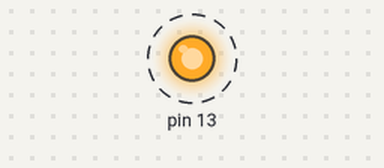
This program was run on a simulated Arduino Uno, built with avr-gcc and run on an emulated ATmega328P. Parts: output pins drawn as LEDs (lit = HIGH). Dashed ring = blinking.

Above: at 0.17 s.
Timing chart, 0 to 3.0 s (numbered marks = the images above):
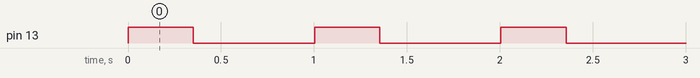

Measured:
- by itself, pin 13: alternates HIGH for 0.35 s and LOW for 0.65 s

The program:

main.cpp
```cpp
#include <commons.hpp>
#include <util/blinker.hpp>
#include <util/controlledSerial.hpp>
#include <shaker/ShakerCalibrateTestBed.hpp>

#define A_VERY_LONG_WAIT 15000

IControlledSerial* pSerial=0;
/** Copied from Blinker.hpp per requirments of Blink Controller **/
IBlinker* pBlinker=0; // assign this in setup();

IWifi* pWifi=0;
IShaker* pShaker=0;

int state=0;

ISR(TIMER0_COMPA_vect){//timer0 interrupt
  if(pBlinker != 0)
    pBlinker->DoBlink();
}

/** End of Copy **/

// the setup function runs once when you press reset or power the board
void setup()
{
	pBlinker = new Blinker();
  pBlinker->SetBlink(NORMAL_BLINK);

  pSerial = new ControlledSerial();

  pWifi = new WifiCard();
  pShaker = new ShakerUnit();

  #ifndef DEBUG // do this last!
    pSerial->Disable(); // disables serial writing when not in debug. Saves time.
  #endif

  pShaker->Calibrate();
  if(!pShaker->IsCalibrated())
  {
    pWifi->NegativeAcknowledge();
    pBlinker->SetBlink(650, 350);
    state = -1;
  }
  else
  {
    pWifi->Acknowledge();
    pBlinker->SetBlink(150);
    state = 0;
  }

}

// the loop function runs over and over again forever
void loop()
{
  switch(state)
  {
    case -1:
    {
      delay(A_VERY_LONG_WAIT);
      break;
    }
    case 0:
    {
      pBlinker->SetBlink(1000);
      while(pShaker->IsShaking())
      {
        delay(A_VERY_LONG_WAIT/2);
      }
      pWifi->SendCompleteMessage();
      pBlinker->SetBlink(350,650);
      state = 1;
    }
    case 1:
    {
      delay(A_VERY_LONG_WAIT);
    }
    default:
    {
      delay(A_VERY_LONG_WAIT);
    }
  }
}
```
